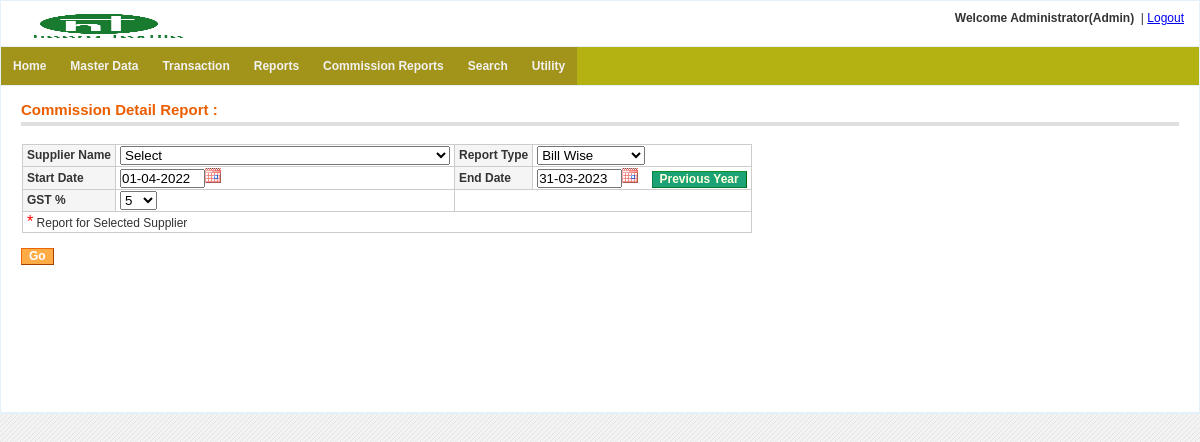
/commission_report/commission_detail_search.php (signed in), run on the app's committed database.
### tables this page shows
CREATE TABLE `menu` (
  `menu_id` int(11) NOT NULL auto_increment,
  `menu_name` varchar(255) NOT NULL,
  `parent_id` int(11) NOT NULL default '0' COMMENT '0 if menu is root level or menuid if this is child on any menu',
  `link` varchar(255) NOT NULL,
  `status` enum('0','1') NOT NULL default '1' COMMENT '0 for disabled menu or 1 for enabled menu',
  `user_role` varchar(20) NOT NULL default '',
  PRIMARY KEY  (`menu_id`)
);

### includes/settings.php (called while the page is built, shortened)
<?php
$host=$_SERVER["HTTP_HOST"];
if(false) {
		$web_path="http://malwainfotech.com/Textile/";
	}
 else {
	$web_path="http://$host/HTextile/";
}
?>

### commission_report/commission_detail_search.php (the view, shortened to what this page needs)
<?php include("../includes/check_session_admin.php");
?>
<!DOCTYPE html PUBLIC "-//W3C//DTD XHTML 1.0 Transitional//EN" "http://www.w3.org/TR/xhtml1/DTD/xhtml1-transitional.dtd">
<html xmlns="http://www.w3.org/1999/xhtml">
<head>
<link href="<?php echo $web_path; ?>css/style.css" rel="stylesheet" type="text/css" />
<?php include("../includes/jQDate.php"); ?>
<?php
$time=time()+19800;
$month=date('n',$time);
$curr_year=date('Y',$time);
$next_year=$curr_year+1;
$prev_year=$curr_year-1;
$GST="5";
if($month>3){
    $default_start_date="01-04-$curr_year";
    $default_end_date="31-03-$next_year";
}else{
    $default_start_date="01-04-$prev_year";
    $default_end_date="31-03-$curr_year";
}
?>
</head>
<body>
<table width="100%" border="5" align="center" style="border:1px solid #e5f1f8;background-color:#FFFFFF">
  <tr>
    <td><?php include("../includes/header.php"); ?></td>
  </tr>
  <tr>
    <td><?php include("../includes/menu.php"); ?></td>
  </tr>
  <tr>
    <td height="326" valign="top">
      <table width="100%" align="center" cellpadding="0" cellspacing="0" border="0">
        <tr>
          <td valign="top">
            <div class="content_padding">
              <div class="content-header">
                <table width="100%" border='0'><tr><td><h3>Commission Detail Report :</h3></td></tr></table>
              </div>
              <form method="post" id="comm_detail_report" enctype="multipart/form-data" >
              <table class="tbl_border">
                <tr>
                  <th  align="left"> Supplier Name </th>
                  <td>
                    <select onchange='downloadLock()' name="supplier_account_code" id="supplier_account_code">
                        <option value="">Select</option>
                    </select>
		              </td>
                  <th align="left"> Report Type </th>
                  <td>
                      <select onchange='downloadLock()' name="comm_report_type" id="comm_report_type">
                            <?php
                                $arr=array('Bill Wise','Payment Wise');
                                foreach($arr as $v)
                                {
                                    $selected="";
                                    echo "<option $selected >".$v."</option>";
                                }
                            ?>
                      </select>
                  </td>
                </tr>
                <?php
                  $disp_start_date=$default_start_date;
                  $disp_end_date=$default_end_date;
                ?>
                <tr>
                  <th  align="left">  Start Date </th>
                    <td><input type="text"  onChange="validatedate_format(this);downloadLock()" name="start_date" class="datepick" size="8" id="bill_start_date" value="<?php echo $disp_start_date ?>" /></td>
                  <th align="left"> End Date </th>
                  <td><input type="text"  onChange="validatedate_format(this);downloadLock()" name="end_date" class="datepick" size="8" id="bill_end_date" value="<?php echo $disp_end_date ?>" /> &nbsp;&nbsp; <input  type="button" class="date-button" onclick="changeDates()" name="changeDate" id="changeDate" value="Previous Year" /></td>
                </tr>
                <tr>
                <th align="left"> GST % </th>
                <td>
                    <select onchange='downloadLock()' name="GST" id="GST">
                          <?php
                              $arr=array('0','5','12','18');
                              foreach($arr as $v)
                              {
                                  $selected="";
                                  if($v==$GST){
                                      $selected="selected";
                                  }
                                  echo "<option $selected >".$v."</option>";
                              }
                          ?>
                    </select>
                </td>
                </tr>
                <tr>
                  <td colspan='4'> <span class="astrik">*</span> Report for Selected Supplier</td>
                </tr>
              </table>
              <br>
              <table>
              <tr>
                <td>
                <input  type="button" class="form-button" onclick="comm_detail_report_submit()" name="my_btn" value="Go" />
                </td>
              </tr>
              </table>
              <br>
              <br>
              </form>
            </div>
          </td>
        </tr>
      </table>
    </td>
  </tr>
  <tr>
    <td>
    </td>
  </tr>
</table>
</body>
</html>

### includes/menu.php
<?php
$con=get_connection();
?>
<?php
function get_menu_tree($parent_id,$web_path)
{
  global $con;
  $role_id="";
  if(isset($_SESSION['ROLEID'])){
    $role_id=$_SESSION['ROLEID'];
  }
  $menu = "";
    $sqlquery = " SELECT * FROM menu where status='1' and parent_id='$parent_id' and user_role='$role_id' ";
	$res=mysqli_query($con,$sqlquery);
    while($row=mysqli_fetch_array($res,MYSQLI_ASSOC))
	{
           $menu .="<li><a href='".$web_path.$row['link']."?menu_id=".$row['menu_id']."'>".$row['menu_name']."</a>";
		   $menu .= "<ul>".get_menu_tree($row['menu_id'],$web_path)."</ul>";
 		   $menu .= "</li>";
    }
    return $menu;
}
?>
<ul class="main-navigation">
<?php echo get_menu_tree(0,$web_path); ?>
</ul>

### Htextile/css/style.css (style rules this page uses)
body { margin-left: 0px; margin-top: 0px; margin-right: 0px; margin-bottom: 0px; font-family: Arial, Verdana, Helvetica, sans-serif; font-size: 12px; color: #333333; background-color: #ffffff; background-color: #D4D3D3; background-color: #E8E8DC; background-image: url(images/bg-body.jpg); }
.tbl_border { border: 1px solid #cccccc; border-collapse: collapse; padding: 1px 4px; margin: 1px; }
.tbl_border td { border: 1px solid #cccccc; border-collapse: collapse; padding: 1px 4px; }
.tbl_border th { border: 1px solid #cccccc; background-color: #F5F5F5; border-collapse: collapse; padding: 1px 4px; margin: 1px; }
table { border-collapse: collapse; }
.tbl_border2 td, th { border: 1px solid #cccccc; border-collapse: collapse; padding: 10px; margin: 1px; }
button, .form-button { -x-system-font: none; background: #FFAC47 repeat-x scroll 0 100%; border-color: #ED6502 #A04300 #A04300 #ED6502; border-style: solid; border-width: 1px; color: #FFFFFF; cursor: pointer; font-family: arial, helvetica, sans-serif; font-size: 12px; font-size-adjust: none; font-stretch: normal; font-style: normal; font-variant: normal; font-weight: bold; line-height: normal; padding: 0 7px 1px; text-align: center !important; white-space: nowrap; }
.date-button { -x-system-font: none; background: #1ba275 repeat-x scroll 0 100%; border-color: #11912d #016812 #027930 #048147; border-style: solid; border-width: 1px; color: #FFFFDD; cursor: pointer; font-family: arial, helvetica, sans-serif; font-size: 12px; font-size-adjust: none; font-stretch: normal; font-style: normal; font-variant: normal; font-weight: bold; line-height: normal; padding: 0 7px 1px; text-align: center !important; white-space: nowrap; }
.content-header { margin-bottom: 18px; border-bottom: 4px solid #dfdfdf; padding-bottom: .25em; margin-top: 10px; }
.content-header h3 { color: #EB5E00; float: left; font-size: 1.25em; line-height: 1.2em; margin: 0.3em 0.5em 0 0; }
.content_padding { padding: 0 20px 20px 20px; }
.astrik { color: #FF0000; font-size: 16px; }
ul { list-style: none; padding: 0; margin: 0; background: #b4b213; position: relative; z-index: 1; }
ul li { display: block; position: relative; float: left; background: #a2941b; }
ul li a { display: block; padding: 1em; text-decoration: none; white-space: nowrap; color: #f2f2f2; font: bold 12px Arial, sans-serif; }
ul:before, ul:after { content: " "; display: table; }
ul:after { clear: both; }

### commission_report/commission_detail_search.php (style rules this page uses)
* { margin:0; padding:0; }
table,th,td { border-collapse:collapse; font-size:12px; }

### data on the page
menu: menu_name "Home"
menu: menu_name "Master Data"
menu: menu_name "Transaction"
menu: menu_name "Reports"
menu: menu_name "Commission Reports"
menu: menu_name "Search"
menu: menu_name "Utility"

### other printed values
$_SESSION['USER_NAME'] "Administrator"
$disp_role_name "Admin"
form field comm_report_type "Bill Wise"
form field GST "5"
